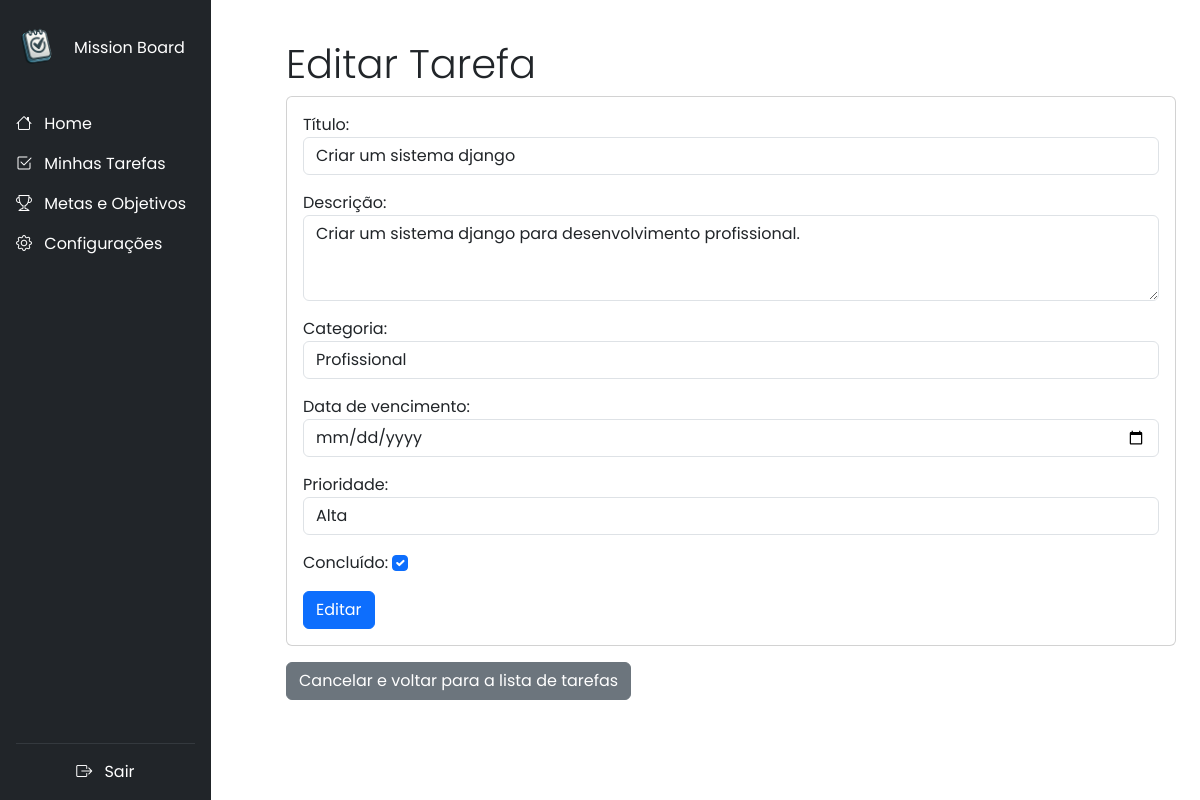
Screenshot of /task/update/5/ (signed in) with the database file from the repository.
### tasks/models.py (models this page shows, shortened)
class Task(models.Model):
    PRIORITY_CHOICES = [
        ('low', 'Baixa'),
        ('medium', 'Média'),
        ('high', 'Alta'),
    ]
    user = models.ForeignKey(User, verbose_name='Usuário', on_delete=models.CASCADE, max_length=50)
    title = models.CharField(max_length=255)
    description = models.TextField(blank=True, null=True)
    category = models.ForeignKey(Category, on_delete=models.SET_NULL, blank=True, null=True)
    due_date = models.DateField()
    priority = models.CharField(max_length=10, choices=PRIORITY_CHOICES, default='medium')
    completed = models.BooleanField(default=False)
    created_at = models.DateTimeField(auto_now_add=True)

### tasks/views.py (the view)
# urls.py: path('task/update/<int:pk>/', views.TaskUpdateView.as_view(), name='task_update'),
class TaskUpdateView(LoginRequiredMixin, UpdateView):
    model = models.Task
    template_name = 'task_update.html'
    form_class = forms.TaskForm
    success_url = reverse_lazy('task_list')

### tasks/forms.py
class TaskForm(forms.ModelForm):
    class Meta:
        model = models.Task
        fields = ['title', 'description', 'category', 'due_date', 'priority', 'completed']
        widgets = {
            'title': forms.TextInput(attrs={'class': 'form-control'}),
            'description': forms.Textarea(attrs={'class': 'form-control', 'rows': 3}),
            'category': forms.Select(attrs={'class': 'form-control'}),
            'due_date': forms.DateInput(attrs={'class': 'form-control', 'type': 'date'}),
            'priority': forms.Select(attrs={'class': 'form-control'}),
            'completed': forms.CheckboxInput(attrs={'class': 'form-check-input'}),
        } # Estilização do formulário
        labels = {
            'title': 'Título',
            'description': 'Descrição',
            'category': 'Categoria',
            'due_date': 'Data de vencimento',
            'priority': 'Prioridade',
            'completed': 'Concluído',
        } # Alterando o label para ficar em português

### tasks/models.py (called while the page is built)
    def __str__(self):
        return self.name

### tasks/templates/task_update.html (shortened to what this page needs)
{% extends 'base.html' %}
{% block content %}
<div class="container mt-4">
    <h3 class="display-6">Editar Tarefa</h3>
    <div class="card">
        <div class="card-body">
            <form action="{% url 'task_update' object.id%}" method="post" class="form">
                {{ form.as_p }}
                <button type="submit" class="btn btn-primary">Editar</button>
            </form>
        </div>
    </div>
    <a href="{% url 'task_list' %}" class="btn btn-secondary mt-3">Cancelar e voltar para a lista de tarefas</a>
</div>
{% endblock %}

### app/templates/base.html (style rules this page uses)
body { font-family: 'Poppins', sans-serif; }

### rows the page displays
Task: title "Criar um sistema django", description "Criar um sistema django para desenvolvimento profissional.", category "Profissional", priority "Alta", completed "☑"
